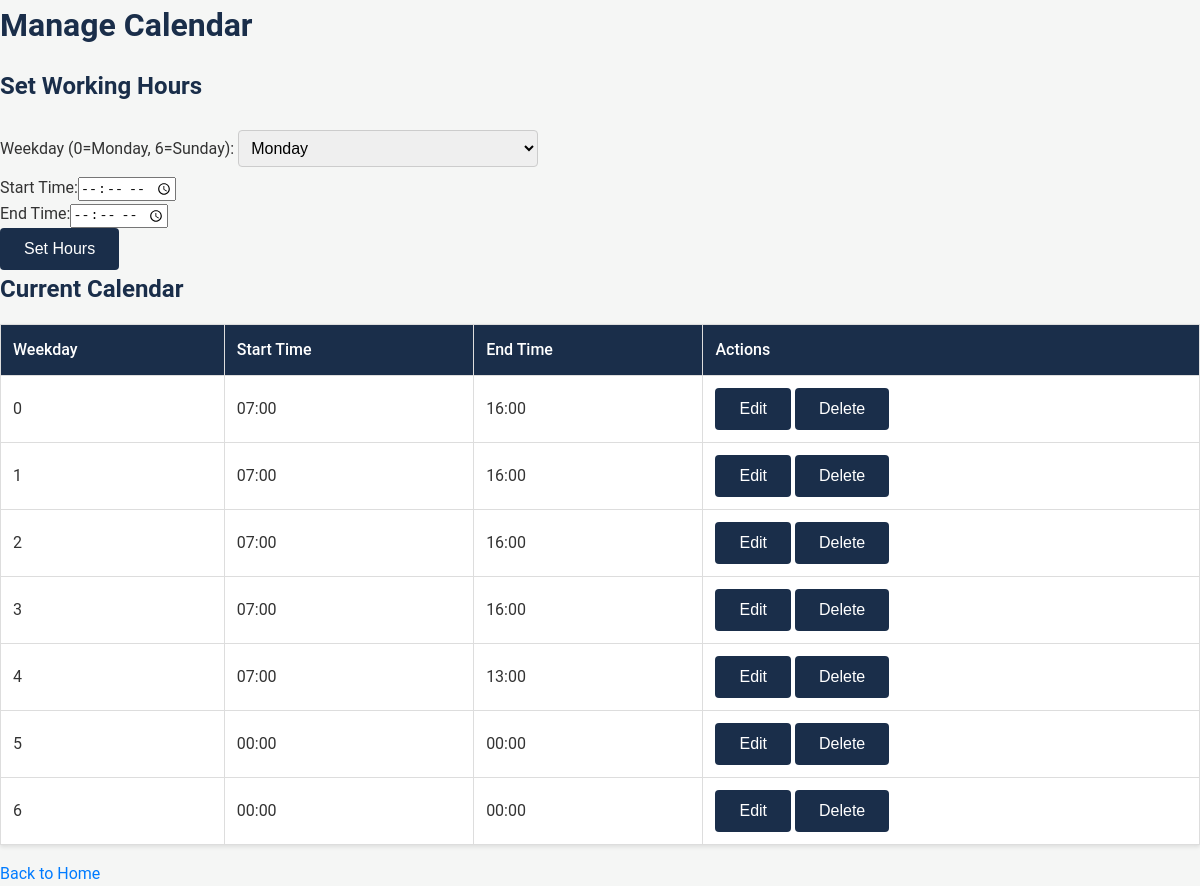
Page /add_calendar on the committed database.
### app.py (models this page shows)
class Calendar(db.Model):
    id = db.Column(db.Integer, primary_key=True)
    weekday = db.Column(db.Integer, unique=True, nullable=False)
    start_time = db.Column(db.Time, nullable=False)
    end_time = db.Column(db.Time, nullable=False)

### app.py (the view, shortened to what this page needs)
@app.route('/add_calendar', methods=['GET', 'POST'])
def add_calendar():
    return render_template('add_calendar.html', calendar=Calendar.query.all())

### templates/add_calendar.html (shortened to what this page needs)
<!DOCTYPE html>
<html>
<head>
    <link rel="stylesheet" href="{{ url_for('static', filename='styles.css') }}">
</head>
<body>
    <h1>Manage Calendar</h1>
    <h2>Set Working Hours</h2>
    <form method="POST">
        <label>Weekday (0=Monday, 6=Sunday):</label>
        <select name="weekday" required>
            {% for i in range(7) %}
                <option value="{{ i }}">{{ ['Monday', 'Tuesday', 'Wednesday', 'Thursday', 'Friday', 'Saturday', 'Sunday'][i] }}</option>
            {% endfor %}
        </select><br>
        <label>Start Time:</label><input type="time" name="start_time" required><br>
        <label>End Time:</label><input type="time" name="end_time" required><br>
        <button type="submit">Set Hours</button>
    </form>
    <h2>Current Calendar</h2>
    <table>
        <tr><th>Weekday</th><th>Start Time</th><th>End Time</th><th>Actions</th></tr>
        {% for cal in calendar %}
            <tr data-id="{{ cal.weekday }}">
                <td>{{ cal.weekday }}</td>
                <td>{{ cal.start_time.strftime('%H:%M') }}</td>
                <td>{{ cal.end_time.strftime('%H:%M') }}</td>
                <td>
                    <button onclick="editCalendar('{{ cal.weekday }}')">Edit</button>
                    <button onclick="deleteCalendar('{{ cal.weekday }}')">Delete</button>
                </td>
            </tr>
        {% endfor %}
    </table>
    <a href="{{ url_for('index') }}">Back to Home</a>
</body>
</html>

### static/styles.css (style rules this page uses)
* { margin: 0; padding: 0; box-sizing: border-box; }
body { font-family: 'Roboto', sans-serif; background-color: #F5F6F5; color: #333333; line-height: 1.6; }
h1, h2, h3 { color: #1A2E4A; margin-bottom: 1rem; }
a { color: #007BFF; text-decoration: none; transition: color 0.3s ease; }
button, input[type="submit"] { background-color: #1A2E4A; color: #FFFFFF; border: none; padding: 0.75rem 1.5rem; border-radius: 4px; cursor: pointer; font-size: 1rem; transition: background-color 0.3s ease; }
input[type="text"], input[type="number"], input[type="date"], select { padding: 0.5rem; margin: 0.5rem 0; border: 1px solid #CCCCCC; border-radius: 4px; font-size: 1rem; width: 100%; max-width: 300px; }
table { width: 100%; border-collapse: collapse; background-color: #FFFFFF; box-shadow: 0 2px 4px rgba(0, 0, 0, 0.1); margin: 1rem 0; }
th, td { border: 1px solid #DDDDDD; padding: 0.75rem; text-align: left; }
th { background-color: #1A2E4A; color: #FFFFFF; font-weight: 500; }
td { background-color: #FFFFFF; }

### rows in the picture
Calendar: weekday "0", start_time "07:00", end_time "16:00"
Calendar: weekday "1", start_time "07:00", end_time "16:00"
Calendar: weekday "2", start_time "07:00", end_time "16:00"
Calendar: weekday "3", start_time "07:00", end_time "16:00"
Calendar: weekday "4", start_time "07:00", end_time "13:00"
Calendar: weekday "5", start_time "00:00", end_time "00:00"
Calendar: weekday "6", start_time "00:00", end_time "00:00"

### other values in the picture
form field weekday "Monday"
